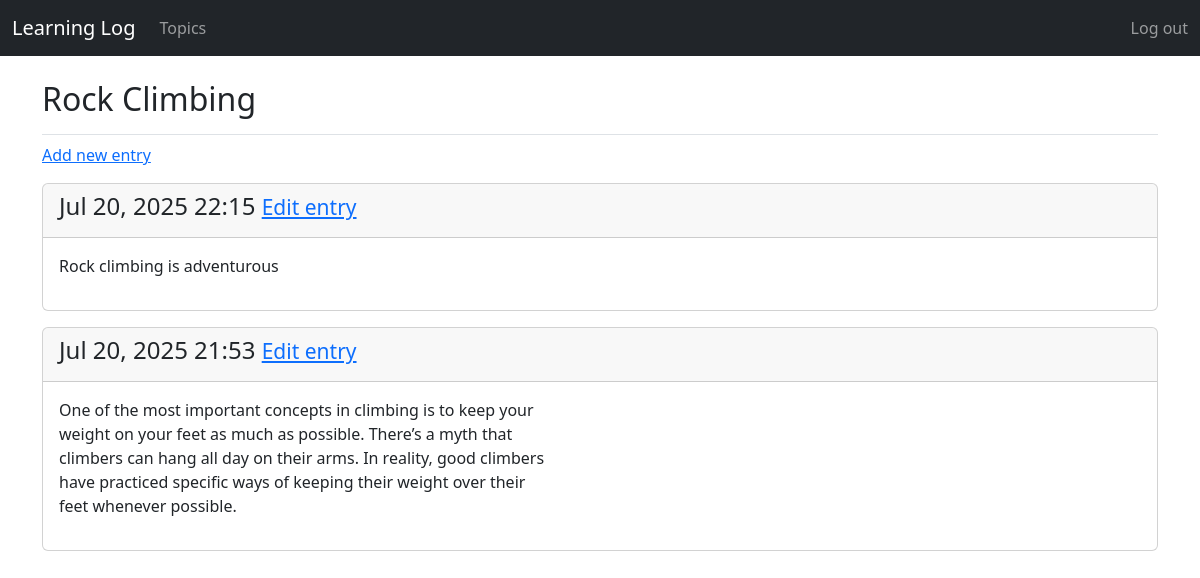
The page /topics/2/ (signed in) on the database its author committed.
### learning_logs/models.py (models this page shows, shortened)
class Topic(models.Model):
    text = models.CharField(max_length=200)
    date_added = models.DateTimeField(auto_now_add=True)
    owner = models.ForeignKey(User, on_delete=models.CASCADE) # 2. Add the owner field
    def __str__(self):
        return self.text

class Entry(models.Model):
    topic = models.ForeignKey(Topic, on_delete=models.CASCADE)
    """ on_delete=models.CASCADE means that if the related Topic instance is deleted,
    all related Entry instances will also be deleted."""
    text = models.TextField()
    date_added = models.DateTimeField(auto_now_add=True)
    class Meta:
        verbose_name_plural = 'entries'

### learning_logs/views.py (the view)
# urls.py: path('topics/<int:topic_id>/', views.topic, name='topic'),
@login_required
def topic(request, topic_id):
    topic = get_object_or_404(Topic, id=topic_id, owner=request.user)
    entries = topic.entry_set.order_by('-date_added')
    context = {'topic': topic, 'entries': entries}
    return render(request, 'learning_logs/topic.html', context)

### learning_logs/templates/learning_logs/topic.html
{% extends "learning_logs/base.html" %}
{% block page_header %}
  <h2>{{ topic }}</h2>
{% endblock page_header %}
{% block content %}
  <p>
    <a href="{% url 'learning_logs:new_entry' topic.id %}">Add new entry</a>
  </p>
  {% for entry in entries %}
    <div class="card mb-3">
      <div class="card-header">
        <h4 class="card-title">
          {{ entry.date_added|date:'M d, Y H:i' }}
          <small><a href="{% url 'learning_logs:edit_entry' entry.id %}"> Edit entry</a></small>
        </h4>
      </div>
      <div class="card-body">
        {{ entry.text|linebreaks }}
      </div>
    </div>
  {% empty %}
    <p>There are no entries for this topic yet.</p>
  {% endfor %}
{% endblock content %}

### rows shown on the page
Topic: text "Rock Climbing"
Entry: date_added "Jul 20, 2025 22:15", text "Rock climbing is adventurous"
Entry: date_added "Jul 20, 2025 21:53", text "One of the most important concepts in climbing is to keep your weight on your feet as much as possible. There’s a myth that climbers can hang all day on their arms. In reality, good climbers have practiced specific ways of keeping their weight over their feet whenever possible."
